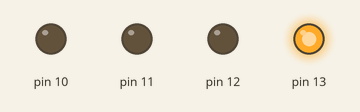
Recording of a sketch running on a simulated Arduino Uno, built with avr-gcc and run on an emulated ATmega328P. On the bench: output pins drawn as LEDs (lit = HIGH).

Above: at 0.07 s.
At 0.52 s:
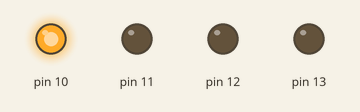
At 1.27 s:
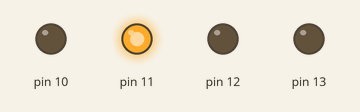
At 2.62 s:
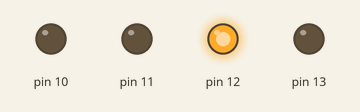
Timing chart, 0 to 3.0 s (numbered marks = the images above):
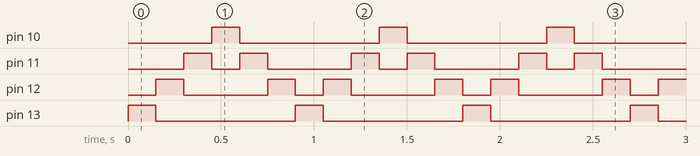

The sketch:

coche_fantastico.ino
```cpp
// C++ code
//
void setup()
{
  pinMode(13, OUTPUT);
  pinMode(12, OUTPUT);
  pinMode(11, OUTPUT);
  pinMode(10, OUTPUT);
}

void loop()
{
  digitalWrite(13, HIGH);
  digitalWrite(12, LOW);
  digitalWrite(11, LOW);
  digitalWrite(10, LOW);
  delay(150);
  digitalWrite(13, LOW);
  digitalWrite(12, HIGH);
  digitalWrite(11, LOW);
  digitalWrite(10, LOW);
  delay(150);
  digitalWrite(13, LOW);
  digitalWrite(12, LOW);
  digitalWrite(11, HIGH);
  digitalWrite(10, LOW);
  delay(150);
  digitalWrite(13, LOW);
  digitalWrite(12, LOW);
  digitalWrite(11, LOW);
  digitalWrite(10, HIGH);
  delay(150); // Recorrido inverso
  digitalWrite(13, LOW);
  digitalWrite(12, LOW);
  digitalWrite(11, HIGH);
  digitalWrite(10, LOW);
  delay(150);
  digitalWrite(13, LOW);
  digitalWrite(12, HIGH);
  digitalWrite(11, LOW);
  digitalWrite(10, LOW);
  delay(150);
}
```

Measured:
- by itself, pin 10, pin 13: alternates HIGH for 0.15 s and LOW for 0.75 s
- by itself, pin 11: repeats every 0.90 s: LOW 0.15 s, HIGH 0.15 s, LOW 0.45 s, HIGH 0.15 s
- by itself, pin 12: repeats every 0.90 s: LOW 0.45 s, HIGH 0.15 s, LOW 0.15 s, HIGH 0.15 s
